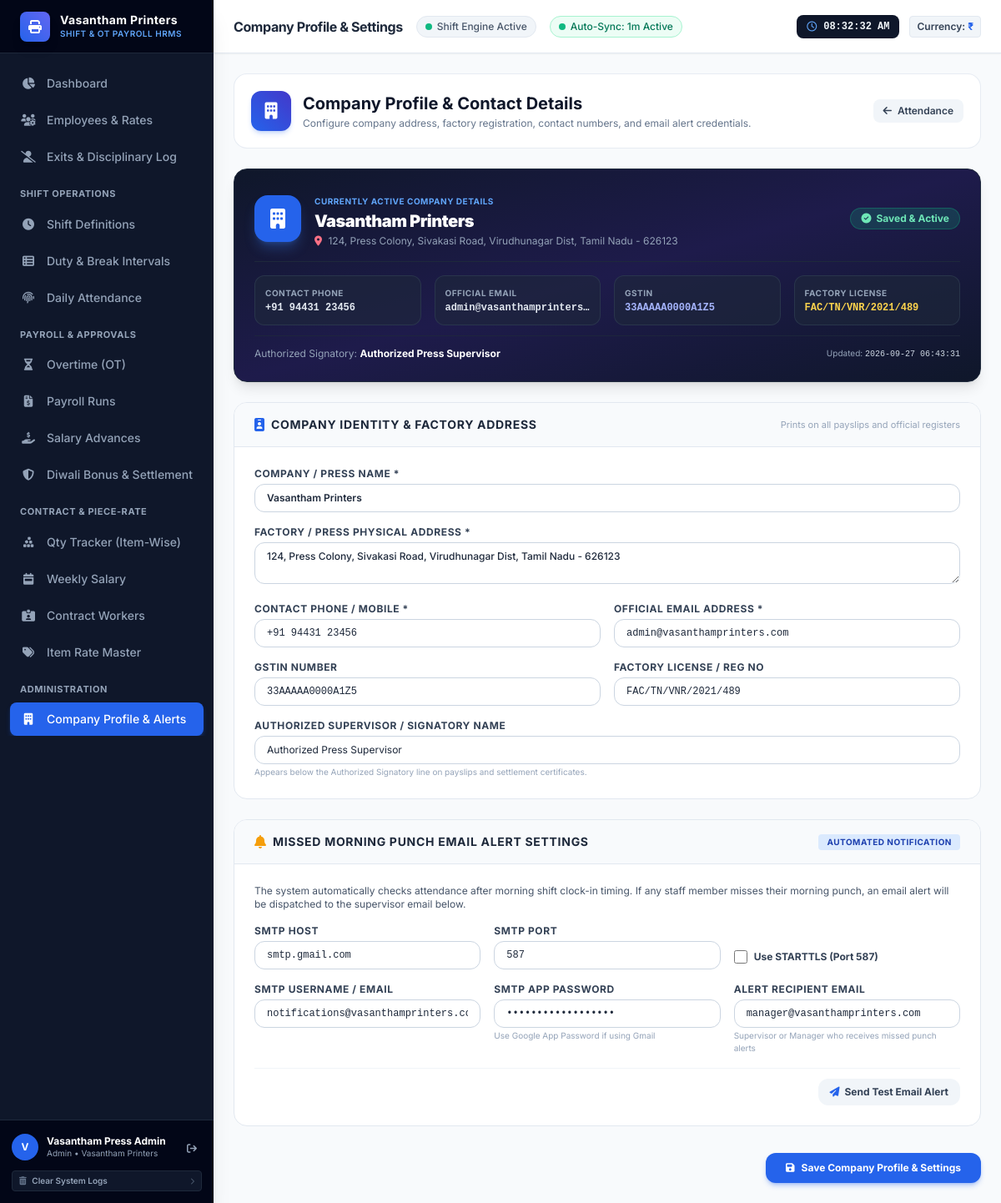
The app's page /settings/company (signed in), older data.
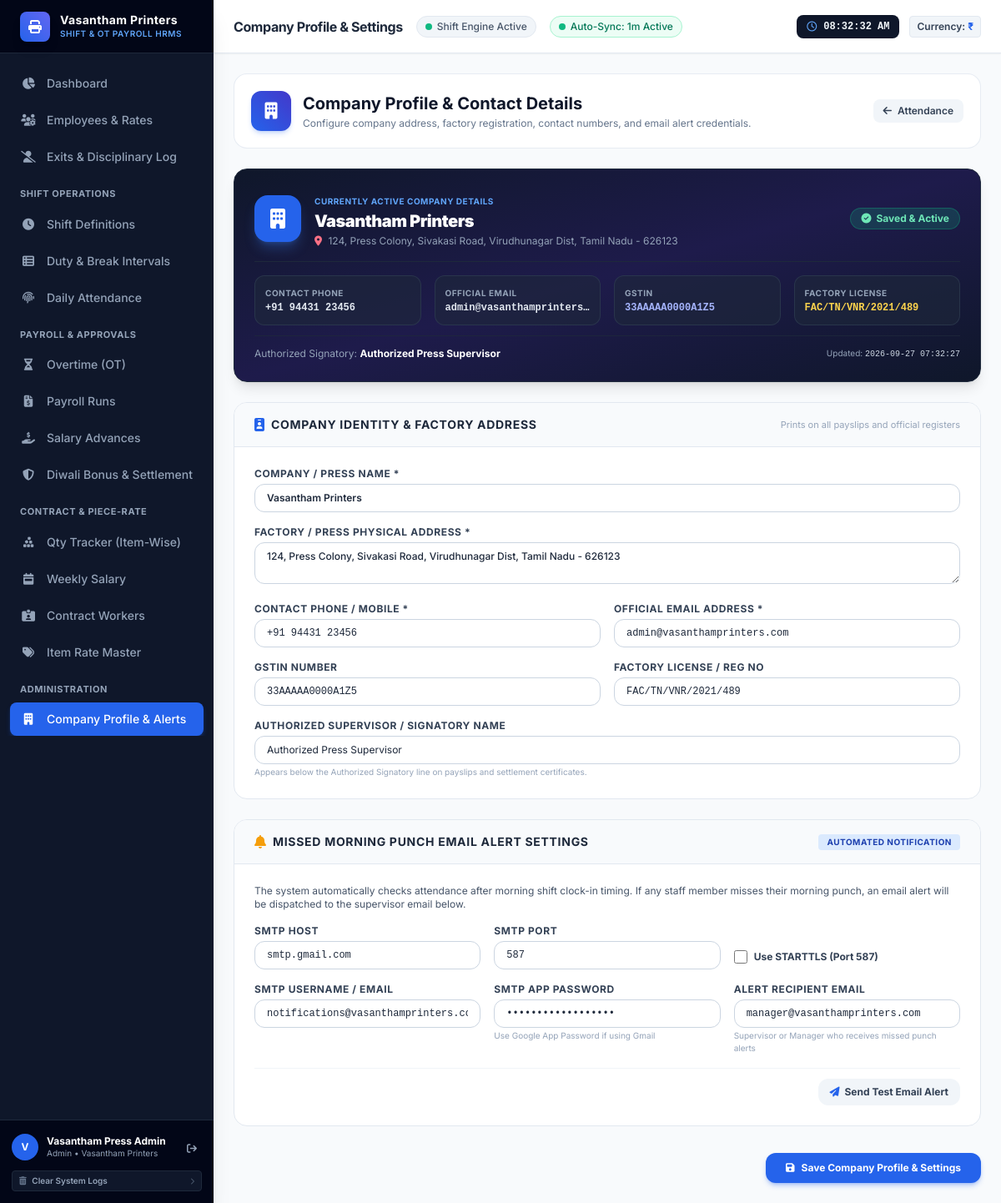
The same page, newer data.
### tables this page shows
CREATE TABLE company_settings (
        id INTEGER PRIMARY KEY AUTOINCREMENT,
        company_name TEXT NOT NULL DEFAULT 'Apex Manufacturing & Tech Solutions',
        currency_symbol TEXT NOT NULL DEFAULT '₹',
        default_ot_multiplier REAL NOT NULL DEFAULT 1.5,
        weekend_ot_multiplier REAL NOT NULL DEFAULT 2.0,
        holiday_ot_multiplier REAL NOT NULL DEFAULT 2.0,
        standard_month_days INTEGER NOT NULL DEFAULT 26,
        standard_day_hours REAL NOT NULL DEFAULT 8.0,
        updated_at TIMESTAMP DEFAULT CURRENT_TIMESTAMP
    , biometric_device_ip TEXT NOT NULL DEFAULT '192.168.101.201', biometric_device_port INTEGER NOT NULL DEFAULT 4370, biometric_auto_sync_enabled INTEGER NOT NULL DEFAULT 1, biometric_auto_sync_interval INTEGER NOT NULL DEFAULT 60, biometric_last_sync_time TEXT, biometric_last_sync_status TEXT NOT NULL DEFAULT 'IDLE', biometric_last_sync_message TEXT, biometric_auto_sync_count INTEGER NOT NULL DEFAULT 0, address TEXT NOT NULL DEFAULT '124, Press Colony, Sivakasi Road, Virudhunagar Dist, Tamil Nadu - 626123', phone TEXT NOT NULL DEFAULT '+91 94431 23456', email TEXT NOT NULL DEFAULT 'admin@vasanthamprinters.com', gstin TEXT NOT NULL DEFAULT '33AAAAA0000A1Z5', factory_license_no TEXT NOT NULL DEFAULT 'FAC/TN/VNR/2021/489', supervisor_name TEXT NOT NULL DEFAULT 'Authorized Press Supervisor', smtp_host TEXT NOT NULL DEFAULT 'smtp.gmail.com', smtp_port INTEGER NOT NULL DEFAULT 587, smtp_user TEXT NOT NULL DEFAULT '', smtp_password TEXT NOT NULL DEFAULT '', smtp_use_tls INTEGER NOT NULL DEFAULT 1, alert_recipient_email TEXT NOT NULL DEFAULT 'supervisor@vasanthamprinters.com');

### routes/settings.py (the view, shortened to what this page needs)
@settings_bp.route("/company", methods=["GET", "POST"])
@login_required
def company_profile():
    conn = get_db_connection()
    cursor = conn.cursor()
    cursor.execute("SELECT * FROM company_settings LIMIT 1")
    settings = dict(cursor.fetchone() or {})
    conn.close()
    return render_template("settings/company.html", settings=settings)

### database.py (called while the page is built)
def get_db_connection():
    db_path = os.environ.get("HRMS_DB_PATH", DB_PATH)
    conn = sqlite3.connect(db_path, timeout=30.0)
    conn.row_factory = sqlite3.Row
    conn.execute("PRAGMA foreign_keys = ON;")
    conn.execute("PRAGMA journal_mode = WAL;")
    conn.execute("PRAGMA synchronous = NORMAL;")
    conn.execute("PRAGMA busy_timeout = 30000;")
    return conn

### models/auto_sync.py (called while the page is built)
def get_syncer():
    global _syncer_instance
    if _syncer_instance is None:
        _syncer_instance = BiometricAutoSyncer(interval_seconds=60, days_back=7)
    return _syncer_instance

def get_auto_sync_status():
    syncer = get_syncer()
    return syncer.get_status()

### templates/settings/company.html (shortened to what the changed rows need)
{% extends "base.html" %}
{% block header_title %}Company Profile & Settings{% endblock %}
{% block content %}
<div class="max-w-4xl mx-auto space-y-6">
    <div class="flex flex-col sm:flex-row sm:items-center justify-between gap-4 bg-white p-5 rounded-2xl border border-slate-200/80 shadow-xs">
        <div class="flex items-center space-x-3.5">
            <div>
                <h1 class="text-xl font-bold text-slate-900">Company Profile & Contact Details</h1>
            </div>
        </div>
    </div>
    <div class="bg-gradient-to-br from-slate-900 via-indigo-950 to-slate-900 text-white p-6 rounded-2xl shadow-lg border border-slate-800">
        <div class="flex flex-col md:flex-row md:items-center justify-between gap-4 border-b border-slate-800 pb-4">
            <div class="flex items-center space-x-4">
                <div>
                    <span class="text-[10px] font-bold uppercase tracking-wider text-blue-400">Currently Active Company Details</span>
                    <h2 class="text-xl font-black tracking-tight text-white">{{ settings.company_name or 'Vasantham Printers' }}</h2>
                    <p class="text-xs text-slate-400 mt-0.5"><i class="fas fa-location-dot text-rose-400 mr-1"></i> {{ settings.address or 'Address not set' }}</p>
                </div>
            </div>
        </div>
        <div class="grid grid-cols-2 sm:grid-cols-4 gap-4 pt-4 text-xs">
            <div class="bg-slate-800/60 p-3 rounded-xl border border-slate-700/60">
                <span class="text-[10px] font-bold text-slate-400 uppercase tracking-wider block">Contact Phone</span>
                <span class="font-mono font-bold text-slate-200 mt-0.5 block">{{ settings.phone or 'N/A' }}</span>
            </div>
            <div class="bg-slate-800/60 p-3 rounded-xl border border-slate-700/60">
                <span class="text-[10px] font-bold text-slate-400 uppercase tracking-wider block">Official Email</span>
                <span class="font-mono font-bold text-slate-200 mt-0.5 block truncate">{{ settings.email or 'N/A' }}</span>
            </div>
            <div class="bg-slate-800/60 p-3 rounded-xl border border-slate-700/60">
                <span class="text-[10px] font-bold text-slate-400 uppercase tracking-wider block">GSTIN</span>
                <span class="font-mono font-bold text-indigo-300 mt-0.5 block">{{ settings.gstin or 'N/A' }}</span>
            </div>
            <div class="bg-slate-800/60 p-3 rounded-xl border border-slate-700/60">
                <span class="text-[10px] font-bold text-slate-400 uppercase tracking-wider block">Factory License</span>
                <span class="font-mono font-bold text-amber-300 mt-0.5 block">{{ settings.factory_license_no or 'N/A' }}</span>
            </div>
        </div>
        {% if settings.supervisor_name %}
        <div class="mt-3 pt-3 border-t border-slate-800/80 flex items-center justify-between text-xs text-slate-400">
            <span>Authorized Signatory: <strong class="text-white">{{ settings.supervisor_name }}</strong></span>
            <span class="text-[10px]">Updated: <span class="font-mono text-slate-300">{{ settings.updated_at }}</span></span>
        </div>
        {% endif %}
    </div>
    <form method="POST" action="{{ url_for('settings.company_profile') }}" class="space-y-6">
        <div class="bg-white rounded-2xl border border-slate-200 shadow-xs overflow-hidden">
            <div class="p-6 grid grid-cols-1 md:grid-cols-2 gap-4">
                <div class="md:col-span-2">
                    <label class="block text-xs font-bold text-slate-700 uppercase tracking-wider mb-1">Company / Press Name *</label>
                    <input type="text" name="company_name" value="{{ settings.company_name }}" required
                           class="w-full px-3.5 py-2 text-xs font-semibold rounded-xl border border-slate-300 focus:ring-2 focus:ring-blue-600 focus:outline-hidden">
                </div>
                <div class="md:col-span-2">
                    <label class="block text-xs font-bold text-slate-700 uppercase tracking-wider mb-1">Factory / Press Physical Address *</label>
                    <textarea name="address" rows="2" required placeholder="Street, Industrial Estate, Town/City, Pincode, State"
                              class="w-full px-3.5 py-2 text-xs font-medium rounded-xl border border-slate-300 focus:ring-2 focus:ring-blue-600 focus:outline-hidden">{{ settings.address }}</textarea>
                </div>
                <div>
                    <label class="block text-xs font-bold text-slate-700 uppercase tracking-wider mb-1">Contact Phone / Mobile *</label>
                    <input type="text" name="phone" value="{{ settings.phone }}" required placeholder="+91 94431 23456"
                           class="w-full px-3.5 py-2 text-xs font-mono rounded-xl border border-slate-300 focus:ring-2 focus:ring-blue-600 focus:outline-hidden">
                </div>
                <div>
                    <label class="block text-xs font-bold text-slate-700 uppercase tracking-wider mb-1">Official Email Address *</label>
                    <input type="email" name="email" value="{{ settings.email }}" required placeholder="press@vasanthamprinters.com"
                           class="w-full px-3.5 py-2 text-xs font-mono rounded-xl border border-slate-300 focus:ring-2 focus:ring-blue-600 focus:outline-hidden">
                </div>
                <div>
                    <label class="block text-xs font-bold text-slate-700 uppercase tracking-wider mb-1">GSTIN Number</label>
                    <input type="text" name="gstin" value="{{ settings.gstin }}" placeholder="33AAAAA0000A1Z5"
                           class="w-full px-3.5 py-2 text-xs font-mono uppercase rounded-xl border border-slate-300 focus:ring-2 focus:ring-blue-600 focus:outline-hidden">
                </div>
                <div>
                    <label class="block text-xs font-bold text-slate-700 uppercase tracking-wider mb-1">Factory License / Reg No</label>
                    <input type="text" name="factory_license_no" value="{{ settings.factory_license_no }}" placeholder="FAC/TN/2026/001"
                           class="w-full px-3.5 py-2 text-xs font-mono rounded-xl border border-slate-300 focus:ring-2 focus:ring-blue-600 focus:outline-hidden">
                </div>
                <div class="md:col-span-2">
                    <label class="block text-xs font-bold text-slate-700 uppercase tracking-wider mb-1">Authorized Supervisor / Signatory Name</label>
                    <input type="text" name="supervisor_name" value="{{ settings.supervisor_name }}" placeholder="Press Supervisor / Factory Manager"
                           class="w-full px-3.5 py-2 text-xs rounded-xl border border-slate-300 focus:ring-2 focus:ring-blue-600 focus:outline-hidden">
                    <p class="text-[10px] text-slate-400 mt-0.5">Appears below the Authorized Signatory line on payslips and settlement certificates.</p>
                </div>
            </div>
        </div>
        <div class="bg-white rounded-2xl border border-slate-200 shadow-xs overflow-hidden">
            <div class="p-6 space-y-4">
                <div class="grid grid-cols-1 md:grid-cols-3 gap-4">
                    <div>
                        <label class="block text-xs font-bold text-slate-700 uppercase tracking-wider mb-1">SMTP Host</label>
                        <input type="text" name="smtp_host" value="{{ settings.smtp_host or 'smtp.gmail.com' }}" placeholder="smtp.gmail.com"
                               class="w-full px-3.5 py-2 text-xs font-mono rounded-xl border border-slate-300 focus:ring-2 focus:ring-blue-600 focus:outline-hidden">
                    </div>
                    <div>
                        <label class="block text-xs font-bold text-slate-700 uppercase tracking-wider mb-1">SMTP Port</label>
                        <input type="number" name="smtp_port" value="{{ settings.smtp_port or 587 }}" placeholder="587"
                               class="w-full px-3.5 py-2 text-xs font-mono rounded-xl border border-slate-300 focus:ring-2 focus:ring-blue-600 focus:outline-hidden">
                    </div>
                    <div class="flex items-center pt-6">
                        <label class="inline-flex items-center cursor-pointer">
                            <input type="checkbox" name="smtp_use_tls" value="1" {% if settings.smtp_use_tls %}checked{% endif %} class="rounded text-blue-600 focus:ring-blue-500 h-4 w-4">
                            <span class="ml-2 text-xs font-bold text-slate-700">Use STARTTLS (Port 587)</span>
                        </label>
                    </div>
                    <div>
                        <label class="block text-xs font-bold text-slate-700 uppercase tracking-wider mb-1">SMTP Username / Email</label>
                        <input type="email" name="smtp_user" value="{{ settings.smtp_user or '' }}" placeholder="your-email@gmail.com"
                               class="w-full px-3.5 py-2 text-xs font-mono rounded-xl border border-slate-300 focus:ring-2 focus:ring-blue-600 focus:outline-hidden">
                    </div>
                    <div>
                        <label class="block text-xs font-bold text-slate-700 uppercase tracking-wider mb-1">SMTP App Password</label>
                        <input type="password" name="smtp_password" value="{{ settings.smtp_password or '' }}" placeholder="16-character App Password"
                               class="w-full px-3.5 py-2 text-xs font-mono rounded-xl border border-slate-300 focus:ring-2 focus:ring-blue-600 focus:outline-hidden">
                        <span class="text-[10px] text-slate-400 block mt-0.5">Use Google App Password if using Gmail</span>
                    </div>
                    <div>
                        <label class="block text-xs font-bold text-slate-700 uppercase tracking-wider mb-1">Alert Recipient Email</label>
                        <input type="email" name="alert_recipient_email" value="{{ settings.alert_recipient_email or '' }}" placeholder="supervisor@vasanthamprinters.com (defaults to company email)"
                               class="w-full px-3.5 py-2 text-xs font-mono rounded-xl border border-slate-300 focus:ring-2 focus:ring-blue-600 focus:outline-hidden">
                        <span class="text-[10px] text-slate-400 block mt-0.5">Supervisor or Manager who receives missed punch alerts</span>
                    </div>
                </div>
            </div>
        </div>
    </form>
</div>
{% endblock %}

### templates/base.html (shortened to what the changed rows need)
<!DOCTYPE html>
<html lang="en">
<head>
    <script src="https://cdn.tailwindcss.com"></script>
    <link rel="stylesheet" href="https://cdnjs.cloudflare.com/ajax/libs/font-awesome/6.5.1/css/all.min.css">
    <link rel="stylesheet" href="{{ url_for('static', filename='css/custom.css') }}">
</head>
<body class="bg-slate-100 text-slate-800 flex h-screen overflow-hidden antialiased">
    <aside class="w-64 bg-slate-900 text-slate-300 flex flex-col justify-between flex-shrink-0 z-20 shadow-xl select-none">
        <div class="overflow-y-auto">
            <div class="h-16 px-6 bg-slate-950 flex items-center justify-between border-b border-slate-800">
                <div class="flex items-center space-x-3">
                    <div>
                        <h1 class="text-sm font-bold tracking-wide text-white leading-tight">{{ company_info.company_name }}</h1>
                        <p class="text-[10px] text-blue-400 uppercase font-semibold tracking-wider">Shift & OT Payroll HRMS</p>
                    </div>
                </div>
            </div>
        </div>
        <div class="p-3.5 border-t border-slate-800 bg-slate-950 flex flex-col space-y-2.5">
            <div class="flex items-center justify-between">
                <div class="flex items-center space-x-2.5 overflow-hidden">
                    <div class="overflow-hidden">
                        <p class="text-xs font-bold text-white truncate leading-tight">{{ current_user.full_name if current_user else 'HR Administrator' }}</p>
                        <p class="text-[10px] text-slate-400 truncate">{{ current_user.role|capitalize if current_user else 'Admin' }} • {{ company_info.company_name }}</p>
                    </div>
                </div>
            </div>
        </div>
    </aside>
    <div class="flex-1 flex flex-col min-w-0 overflow-hidden main-content">
        <header class="h-16 bg-white border-b border-slate-200 flex items-center justify-between px-6 z-10 select-none shadow-sm flex-shrink-0">
            <div class="flex items-center space-x-4">
                <h2 class="text-base font-bold text-slate-800 tracking-tight">
                    {% block header_title %}Overview{% endblock %}
                </h2>
            </div>
            <div class="flex items-center space-x-3">
                <span class="hidden md:inline-block px-2 py-1 text-xs font-semibold bg-slate-100 text-slate-700 rounded border border-slate-200">
                    Currency: <span class="font-bold text-blue-600">{{ company_info.currency_symbol }}</span>
                </span>
            </div>
        </header>
        <main class="flex-1 overflow-y-auto p-6 bg-slate-50">
            {% block content %}{% endblock %}
        </main>
    </div>
</body>
</html>

Row changes from the older to the newer data that the page shows:
changed company_settings "Vasantham Printers": updated_at "2026-09-27 06:43:31" → "2026-09-27 07:32:27"
